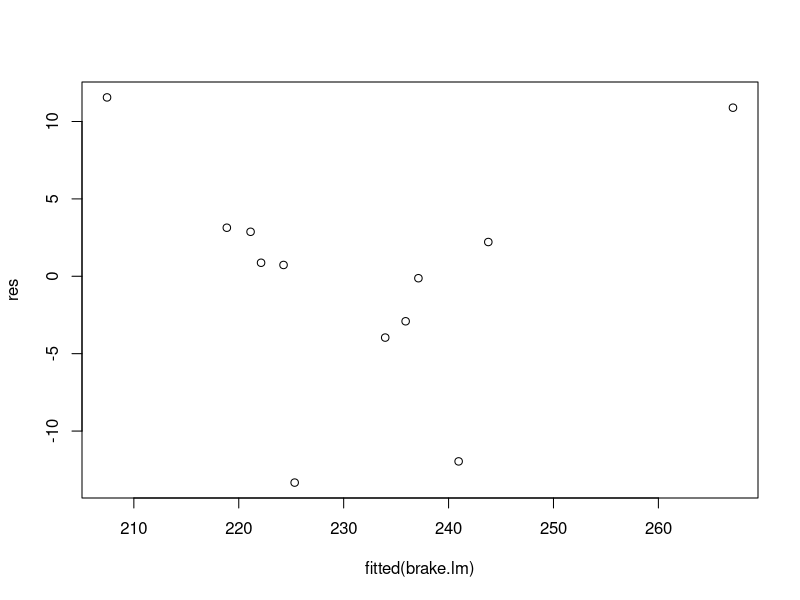
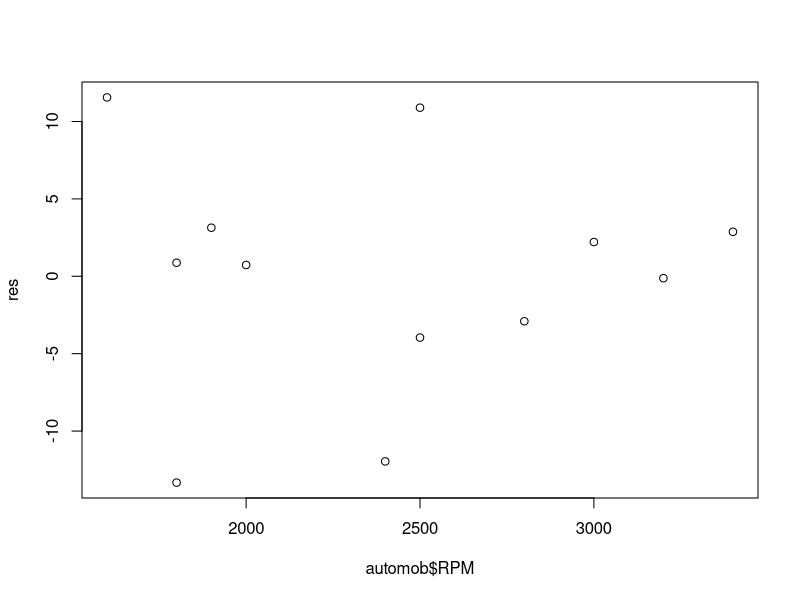
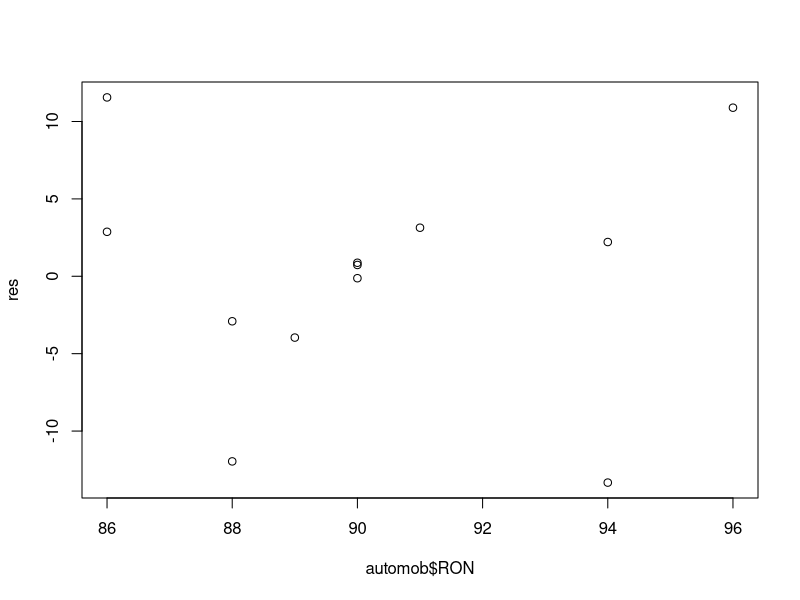
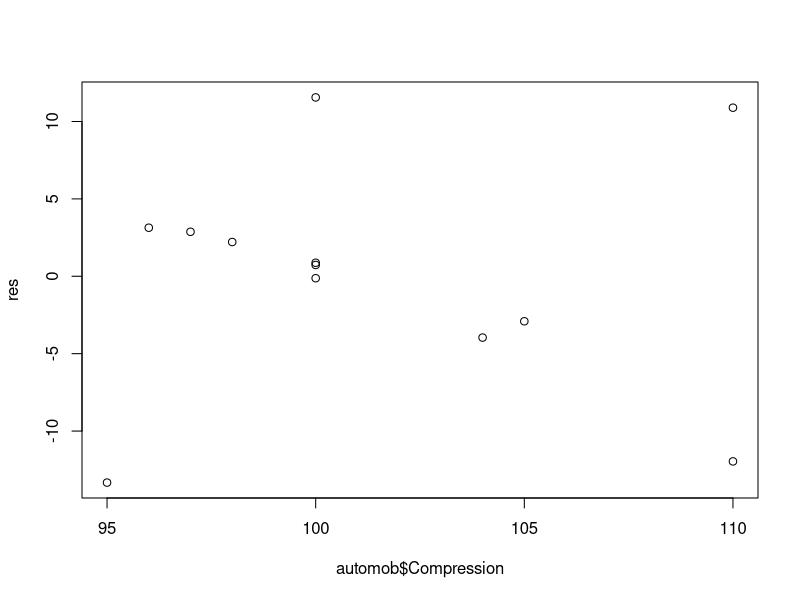
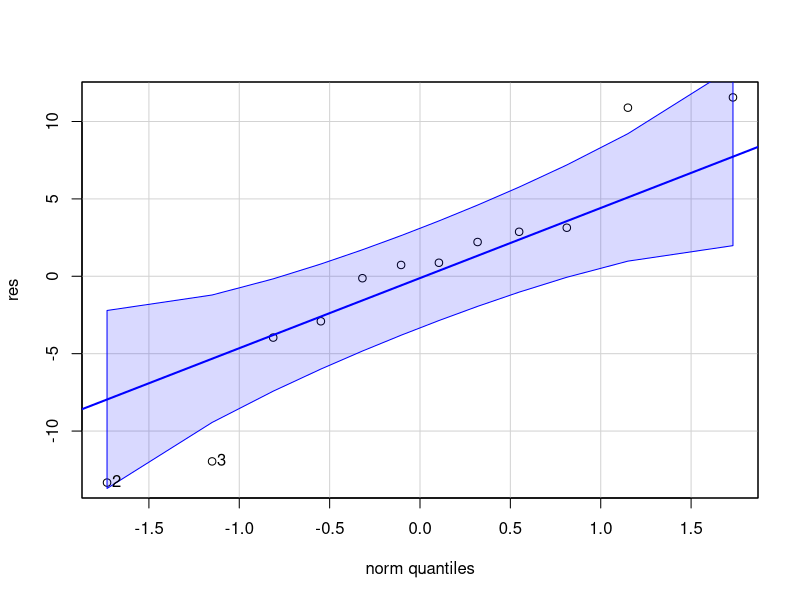

Reproduce these figures in R, in order.
## ---- chunk 1
# loading libraries
library(car)
## ---- chunk 2
# creating data table
Brake.HP = c(225,212,229,222,219,278,246,237,233,224,223,230)
RPM = c(2000,1800,2400,1900,1600,2500,3000,3200,2800,3400,1800,2500)
RON = c(90,94,88,91,86,96,94,90,88,86,90,89)
Compression = c(100,95,110,96,100,110,98,100,105,97,100,104)
automob = data.frame(Brake.HP,RPM,RON,Compression)
## ---- chunk 3
# linear regression
brake.lm <- lm(formula = Brake.HP ~ RPM + RON + Compression,
               data = automob)
## ---- chunk 4
# summary output
summary(brake.lm)
## ---- chunk 5
# defining residuals
res <-automob$Brake.HP - fitted(brake.lm)

# plotting residuals
plot(fitted(brake.lm),res)

plot(automob$RPM,res)
plot(automob$RON,res)
plot(automob$Compression,res)

# checking normality
qqPlot(res)
